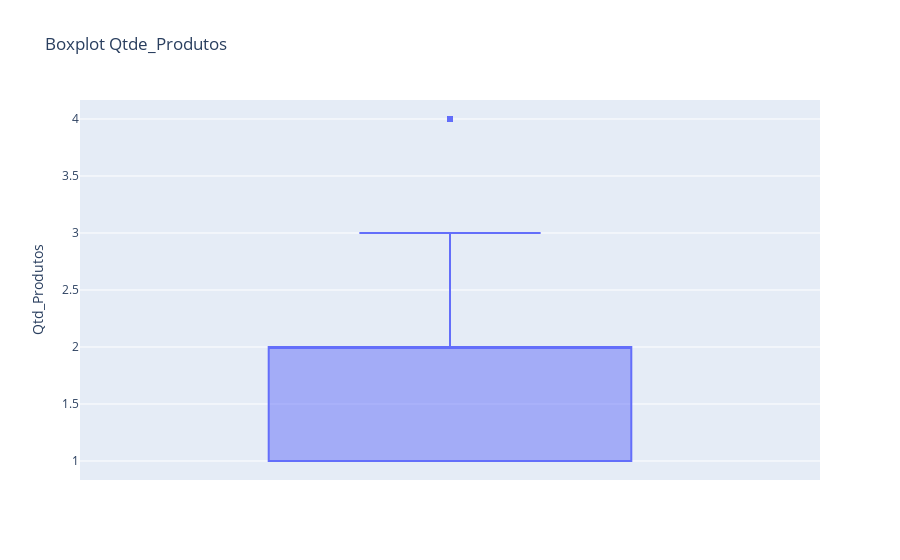

Notebook cell for this chart:
### Markdown cell above
### Coluna Qtd Produtos

### Code cell
fig = px.box(df, y = 'Qtd_Produtos', title = 'Boxplot Qtde_Produtos')
fig.show()

### Figure 1 — Plotly figure (JSON) as saved in the notebook; plotly's stock layout.template omitted (floating-point values rounded to 4 significant figures; data arrays with more than 128 entries replaced by an {"elided": "..."} marker saying what was removed)
{"data": [{"alignmentgroup": "True", "hovertemplate": "Qtd_Produtos=%{y}<extra></extra>", "legendgroup": "", "marker": {"color": "#636efa"}, "name": "", "notched": false, "offsetgroup": "", "orientation": "v", "showlegend": false, "x0": " ", "xaxis": "x", "y": {"elided": "99708 int values"}, "y0": " ", "yaxis": "y", "type": "box"}], "layout": {"xaxis": {"anchor": "y", "domain": [0.0, 1.0]}, "yaxis": {"anchor": "x", "domain": [0.0, 1.0], "title": {"text": "Qtd_Produtos"}}, "legend": {"tracegroupgap": 0}, "title": {"text": "Boxplot Qtde_Produtos"}, "boxmode": "group"}}
